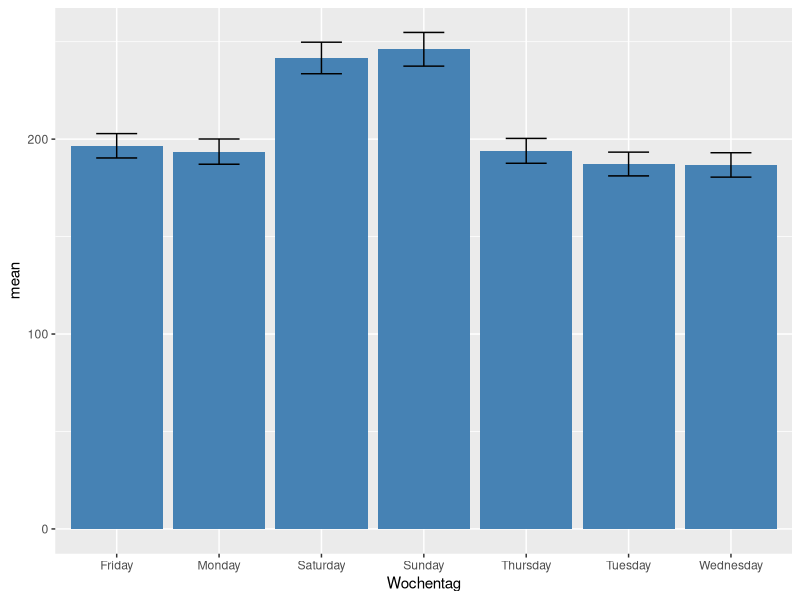

Generate this figure with R: (Note: this script raises an error after producing the figure.)
## ---- chunk 1
library(tidyverse)

data <- read_csv("data/final/data_clean_lag.csv")
# * # Calculate mean and standard error for each weekday
umsatz_summary <- data %>%
  group_by(Wochentag) %>%
  summarise(mean = mean(Umsatz),
            se = sd(Umsatz) / sqrt(n()))

# Add error bars to bar plot
plot_bar_3 <- ggplot(umsatz_summary, aes(x = Wochentag, y = mean)) +
  geom_bar(stat = "identity", fill = "steelblue") +
  geom_errorbar(aes(ymin = mean - 1.96*se, ymax = mean + 1.96*se), width = 0.4)
plot_bar_3
# *
# * In this code, we first use group_by() and summarise() to calculate the mean and standard error of Umsatz for each weekday. We then use geom_errorbar() to add error bars to the plot. The ymin and ymax arguments in geom_errorbar() specify the lower and upper bounds of the confidence interval, respectively, using a multiplier of 1.96 times the standard error to represent the 95% confidence interval. The width argument controls the width of the error bars. *

## ---- chunk 2


# create a list of dataframes for each day of the week
data_list <- split(data, data$Wochentag)

# create a barplot with confidence intervals for each day of the week
for (i in 1:7) {
  plot_data <- data_list[[i]]
  p <- ggplot(plot_data, aes(x=Warengruppe, y=Umsatz)) +
         geom_bar(stat="identity", fill="#619CFF") +
         stat_summary(fun.data=mean_cl_normal, geom="errorbar", width=0.2, color="#F8766D") +
         scale_x_continuous(breaks=1:6, labels=c("1","2","3","4","5","6")) +
         labs(title=paste("Mean Umsatz per Warengruppe on", weekdays(as.Date(plot_data$Datum[1]))),
              x="Warengruppe", y="Umsatz") +
         theme_minimal()
  print(p)
}



## ---- chunk 3
library(tidyverse)

data <- read_csv("../data/final/data_clean_lag.csv")

# Filter the dataset to include only the observations during KielerWoche
kieler_woche_data <- data %>%
  filter(FerienSH == TRUE)

# Calculate mean and standard error for each weekday during KielerWoche
kieler_woche_summary <- kieler_woche_data %>%
  group_by(Wochentag) %>%
  summarise(mean = mean(Umsatz),
            se = sd(Umsatz) / sqrt(n()))

# Add error bars to bar plot
plot_bar_kieler_woche <- ggplot(kieler_woche_summary, aes(x = Wochentag, y = mean)) +
  geom_bar(stat = "identity", fill = "steelblue") +
  geom_errorbar(aes(ymin = mean - 1.96 * se, ymax = mean + 1.96 * se), width = 0.4) +
  labs(title = "Mean Umsatz per Wochentag during FerienSH",
       x = "Wochentag",
       y = "Umsatz") +
  theme_minimal()

plot_bar_kieler_woche
